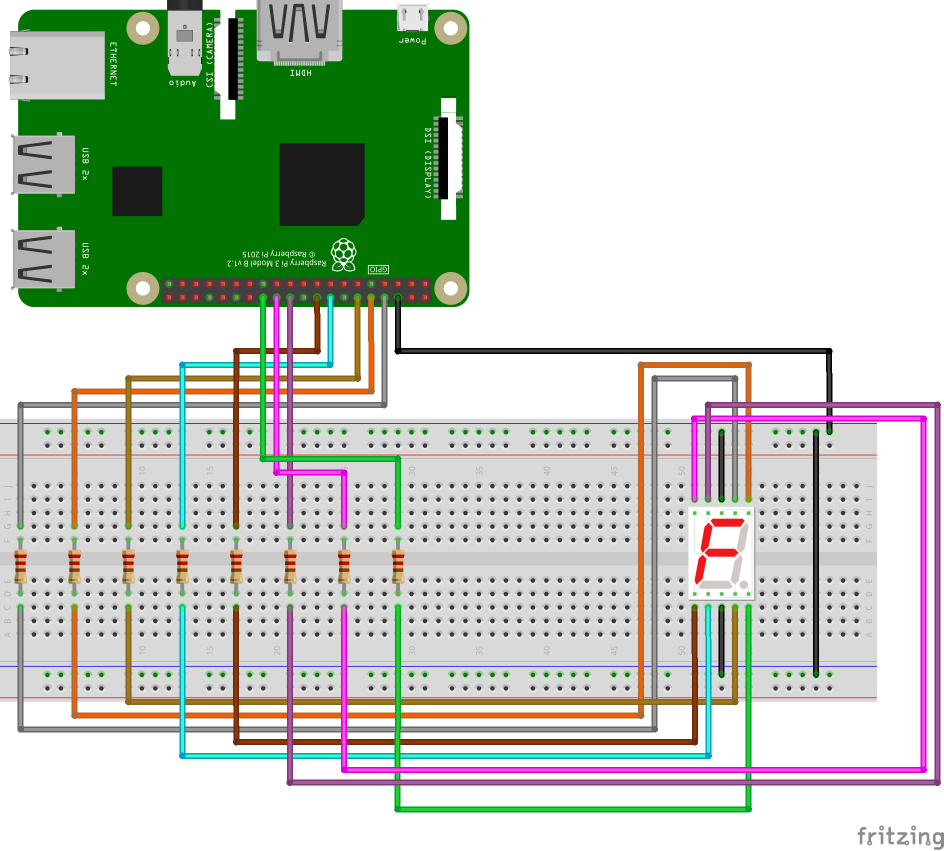
#> input picture 7SegmentosSimple/Untitled Sketch_bb.png, 1887 x 1701 px, given in place of the camera (shown at 1/2 size)
$ python color-detection.py
#> lines starting #> are read from the running program, lines starting #| are printed output that depends on the picture; after the words box and inside, x2 and y2 are one past the last pixel; in counts of white or black regions, pixels touching at a corner belong together
import cv2
import numpy as np

# capturing video through webcam

cap = cv2.VideoCapture(0)

cap.set(3, 1000)
cap.set (4, 3000) # Establezca la resolución de la cámara, 3 es alta, 4 es ancha

start_point = (200, 100)
end_point = (800, 300)
color = (93, 109, 126)
thickness = 2


while(1):
    _, img = cap.read()
#> img is the input picture: shape (1701, 1887, 3); mean B, G, R 191, 204, 194.7
    rec = cv2.rectangle(img, start_point, end_point, color, thickness)

    # converting frame(img == BGR) to HSV(hue-saturation-value)

    hsv = cv2.cvtColor(img, cv2.COLOR_BGR2HSV)
#> hsv: shape (1701, 1887, 3); mean H, S, V 13.3, 45.3, 211.3

    # red color

    red_lower = np.array([136,87,111],np.uint8)
    red_upper = np.array([180,255,255],np.uint8)

    # blue color

    blue_lower = np.array([99,115,150],np.uint8)
    blue_upper = np.array([110,255,255],np.uint8)

    # yellow color

    yellow_lower = np.array([22,60,200],np.uint8)
    yellow_upper = np.array([60,255,255],np.uint8)

    # white color

    white_lower = np.array([0,0,200],np.uint8)
    white_upper = np.array([180,20,255],np.uint8)

    # black color

    black_lower = np.array([0,0,0],np.uint8)
    black_upper = np.array([180,255,30],np.uint8)

    # all color together

    red = cv2.inRange(hsv, red_lower, red_upper)
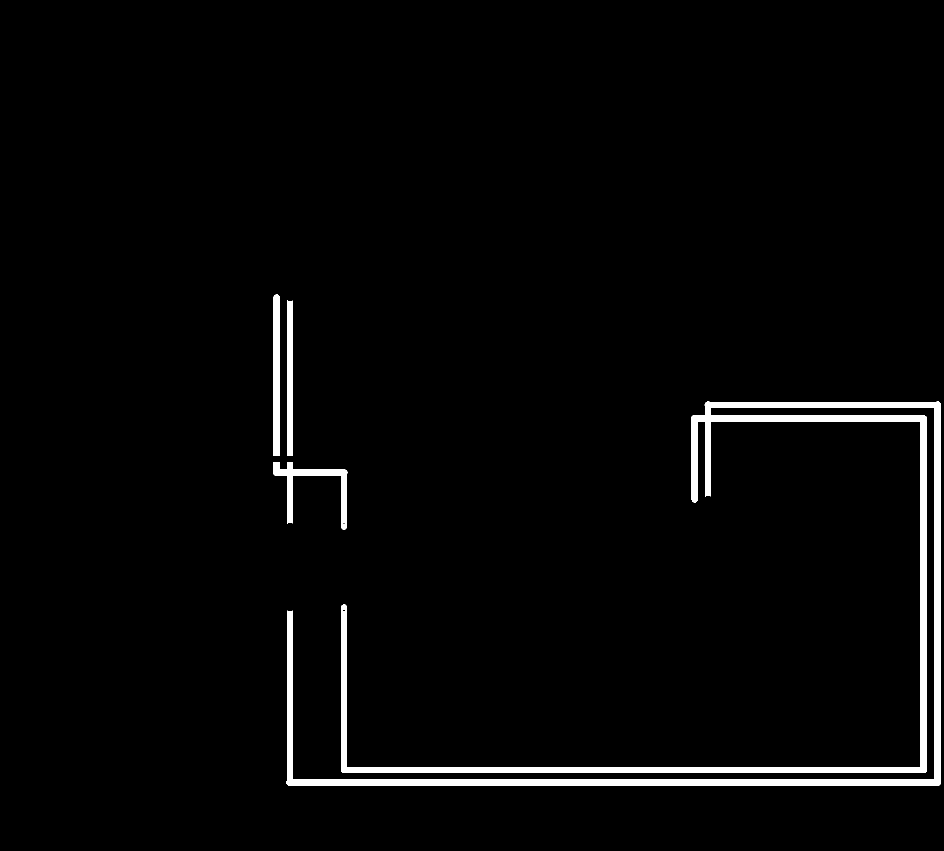
#> red: shape (1701, 1887) (shown at 1/2 size); 2.6% white; 4 white regions, box (x1, y1, x2, y2) and area: (573, 803, 1882, 1572) 70066, (546, 924, 695, 1059) 4543, (547, 589, 559, 912) 3856, (574, 600, 586, 912) 3719
    blue = cv2.inRange(hsv, blue_lower, blue_upper)
#> blue: shape (1701, 1887); every value is 0
    yellow = cv2.inRange(hsv, yellow_lower, yellow_upper)
#> yellow: shape (1701, 1887); 0.33% white in thin lines or dots, all inside (x1, y1, x2, y2) = (33, 856, 1667, 1358)
    white = cv2.inRange(hsv, white_lower, white_upper)
#> white: shape (1701, 1887); 70.5% white; 714 black regions (4 under 20 px), largest, box (x1, y1, x2, y2) and area: (0, 0, 1882, 1625) 814107, (244, 1071, 270, 1196) 2271, (28, 1071, 54, 1196) 2268
    black = cv2.inRange(hsv, black_lower, black_upper)
#> black: shape (1701, 1887); 1.7% white; 30 white regions (11 under 20 px), largest, box (x1, y1, x2, y2) and area: (560, 302, 729, 451) 25070, (225, 334, 324, 432) 9702, (789, 601, 1665, 804) 6545

    # Morphological Transform, Dilation

    kernal = np.ones((5, 5), "uint8")

    red = cv2.dilate(red, kernal)
#> red: shape (1701, 1887); 3.4% white; 4 white regions, box (x1, y1, x2, y2) and area: (571, 801, 1884, 1574) 93583, (544, 922, 697, 1061) 6164, (545, 587, 561, 914) 5219, (572, 598, 588, 914) 5039
    res_red = cv2.bitwise_and(img, img, mask = red)

    blue = cv2.dilate(blue, kernal)
    res_blue = cv2.bitwise_and(img, img, mask = blue)
#> res_blue: shape (1701, 1887, 3); every value is 0

    yellow = cv2.dilate(yellow, kernal)
#> yellow: shape (1701, 1887); 1.3% white; 301 white regions, largest, box (x1, y1, x2, y2) and area: (112, 854, 132, 873) 290, (166, 854, 186, 873) 290, (732, 854, 752, 873) 290
    res_yellow = cv2.bitwise_and(img, img, mask = yellow)

    white = cv2.dilate(white, kernal)
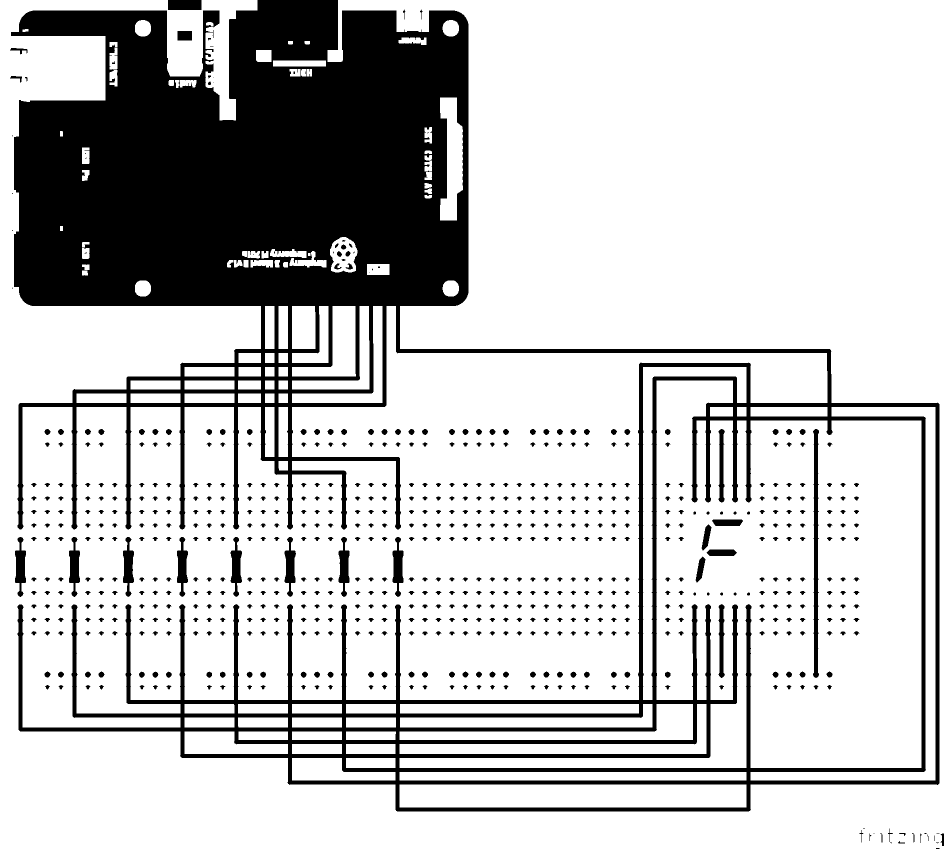
#> white: shape (1701, 1887) (shown at 1/2 size); 77.6% white; 696 black regions (29 under 20 px), largest, box (x1, y1, x2, y2) and area: (22, 0, 1879, 1623) 659687, (1626, 858, 1638, 1356) 4072, (30, 1074, 52, 1194) 1592
    res_white = cv2.bitwise_and(img, img, mask = white)
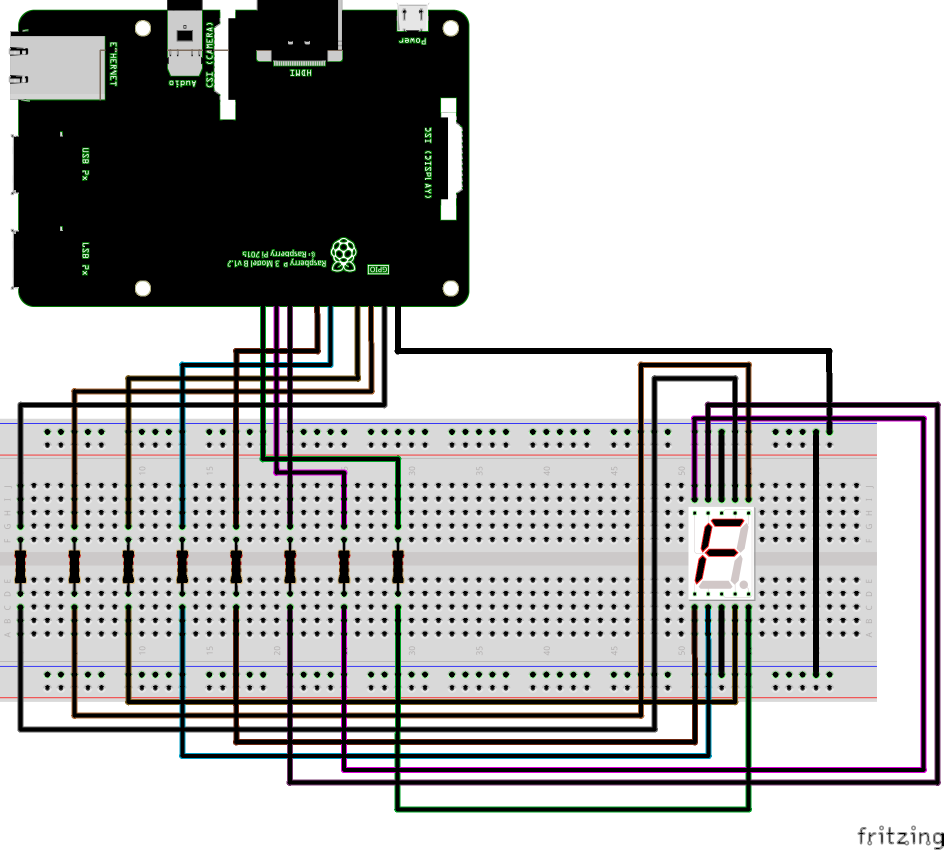
#> res_white: shape (1701, 1887, 3) (shown at 1/2 size); mean B, G, R 179, 179.2, 179.6

    black = cv2.dilate(black, kernal)
#> black: shape (1701, 1887); 2.3% white; 26 white regions
    res_black = cv2.bitwise_and(img, img, mask = black)
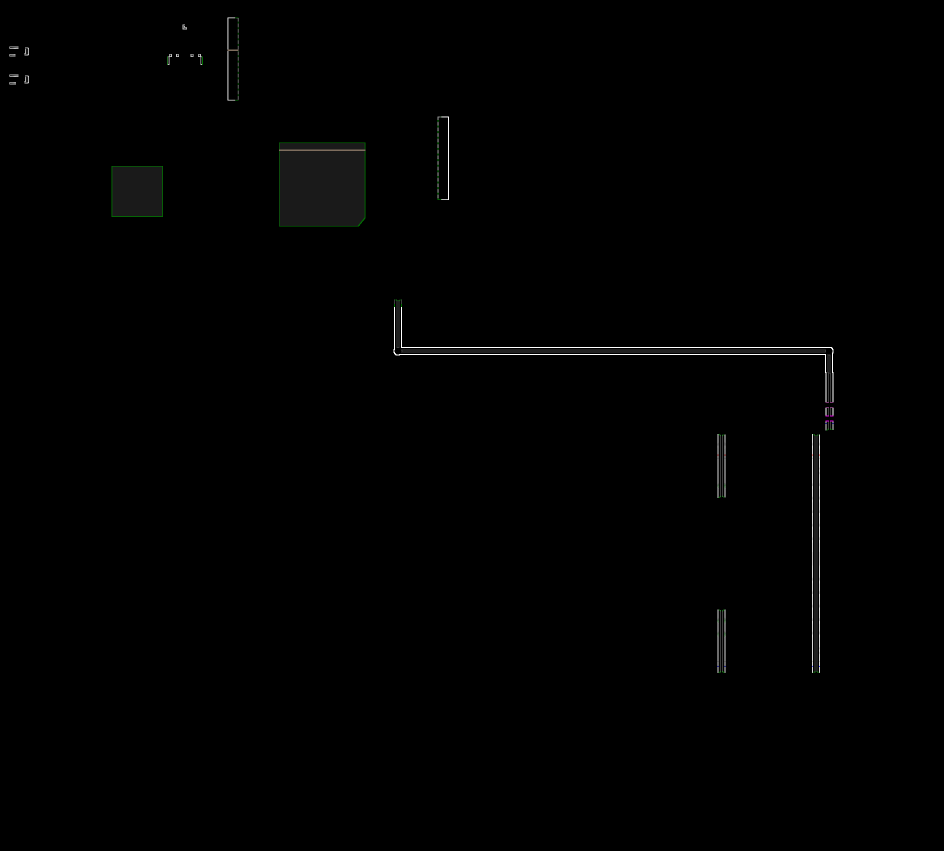
#> res_black: shape (1701, 1887, 3) (shown at 1/2 size); mean B, G, R 1.1, 1.2, 1.1


    # Tracking red
    contours, hierarchy = cv2.findContours(red, cv2.RETR_TREE, cv2.CHAIN_APPROX_SIMPLE)
#> contours = 4 contours; box (x1, y1, x2, y2) and area: (571, 801, 1884, 1574) 87740, (544, 922, 697, 1061) 5772, (545, 587, 561, 914) 4880, (572, 598, 588, 914) 4708
    for pic, contour in enumerate(contours):
        area = cv2.contourArea(contour)
        if(area > 300):
            x, y, w, h = cv2.boundingRect(contour)
            if (x >= 200 and y >= 100 and (x+w) <= 800 and (y+h) <= 300):
                img = cv2.rectangle(img, (x, y), (x + w, y + h), (0, 0, 255), 2)
                cv2.putText(img, "ROJO: ", (x, y), cv2.FONT_HERSHEY_SIMPLEX, 0.7, (0, 0, 255))
#> this loop made 4 passes
#> (area, x, y, w, h) on passes 1 to 4: (5771.5, 544, 922, 153, 139), (87740, 571, 801, 1313, 773), (4708.5, 572, 598, 16, 316), (4879.5, 545, 587, 16, 327)

    # Tracking blue
    contours, hierarchy = cv2.findContours(blue, cv2.RETR_TREE, cv2.CHAIN_APPROX_SIMPLE)
#> contours = []
    for pic, contour in enumerate(contours):
        area = cv2.contourArea(contour)
        if(area > 300):
            x, y, w, h = cv2.boundingRect(contour)
            if (x >= 200 and y >= 100 and (x+w) <= 800 and (y+h) <= 300):
                img = cv2.rectangle(img, (x, y), (x + w, y + h), (255, 0, 0), 2)
                cv2.putText(img, "AZUL: ", (x, y), cv2.FONT_HERSHEY_SIMPLEX, 0.7, (255, 0, 0))
#> this loop made 0 passes


    # Tracking yellow
    contours, hierarchy = cv2.findContours(yellow, cv2.RETR_TREE, cv2.CHAIN_APPROX_SIMPLE)
#> contours = 371 contours, 8 with area under 20; largest, box (x1, y1, x2, y2) and area: (301, 854, 321, 873) 277, (678, 854, 698, 873) 276, (1164, 854, 1184, 873) 276, (1137, 854, 1157, 873) 276, (624, 854, 644, 873) 276
    for pic, contour in enumerate(contours):
        area = cv2.contourArea(contour)
        if(area > 300):
            x, y, w, h = cv2.boundingRect(contour)
            if (x >= 200 and y >= 100 and (x+w) <= 800 and (y+h) <= 300):
                 img = cv2.rectangle(img, (x, y), (x + w, y + h), (0, 255, 0), 2)
                 cv2.putText(img, "AMARILLO: ", (x, y), cv2.FONT_HERSHEY_SIMPLEX, 1.0, (0, 255, 0))
#> this loop made 371 passes
#> area on passes 1, 2, 5: 33.5, 33.5, 32.5

    # Tracking white
    contours, hierarchy = cv2.findContours(white, cv2.RETR_TREE, cv2.CHAIN_APPROX_SIMPLE)
#> contours = 800 contours, 24 with area under 20; largest, box (x1, y1, x2, y2) and area: (0, 0, 1887, 1701) 1915402, (799, 761, 1843, 1536) 358960, (799, 1569, 1493, 1615) 31185, (1501, 814, 1871, 1561) 23167, (1286, 734, 1493, 1400) 16228
    for pic, contour in enumerate(contours):
        area = cv2.contourArea(contour)
        if(area > 300):
            x, y, w, h = cv2.boundingRect(contour)
            if (x >= 200 and y >= 100 and (x+w) <= 800 and (y+h) <= 300):
                img = cv2.rectangle(img, (x, y), (x + w, y + h), (255, 255, 255), 2)
                cv2.putText(img, "BLANCO: ", (x, y), cv2.FONT_HERSHEY_SIMPLEX, 1.0, (255, 255, 255))
#> this loop made 800 passes
#> (contour, area, x, y, w, h) on passes 1, 2, 3, 5, 6, 8, 9, 11: ([[799, 1569], [799, 1614], [1492, 1614], [1492, 1569]], 31185, 799, 1569, 694, 46), ([[799, 1544], [799, 1560], [1492, 1560], [1492, 1544]], 11088, 799, 1544, 694, 17), ([[692, 1516], [692, 1535], [790, 1535], [790, 1516]], 1862, 692, 1516, 99, 20), ([[692, 1488], [692, 1507], [790, 1507], [790, 1488]], 1862, 692, 1488, 99, 20), ([[584, 1488], [584, 1507], [683, 1507], [683, 1488]], 1881, 584, 1488, 100, 20), ([[584, 1463], [584, 1479], [683, 1479], [683, 1463]], 1584, 584, 1463, 100, 17), ([[477, 1463], [477, 1479], [575, 1479], [575, 1463]], 1568, 477, 1463, 99, 17), ([[692, 1435], [692, 1454], [791, 1454], [791, 1435]], 1881, 692, 1435, 100, 20)
#> (area, x, y, w, h) on passes 4, 7, 10, 13, 15, 16: (6076, 584, 1516, 207, 45), (1572.5, 692, 1463, 100, 17), (6389, 369, 1463, 207, 45), (1879.5, 476, 1435, 100, 20), (13091.5, 799, 1408, 614, 100), (13340.5, 799, 1408, 587, 72)
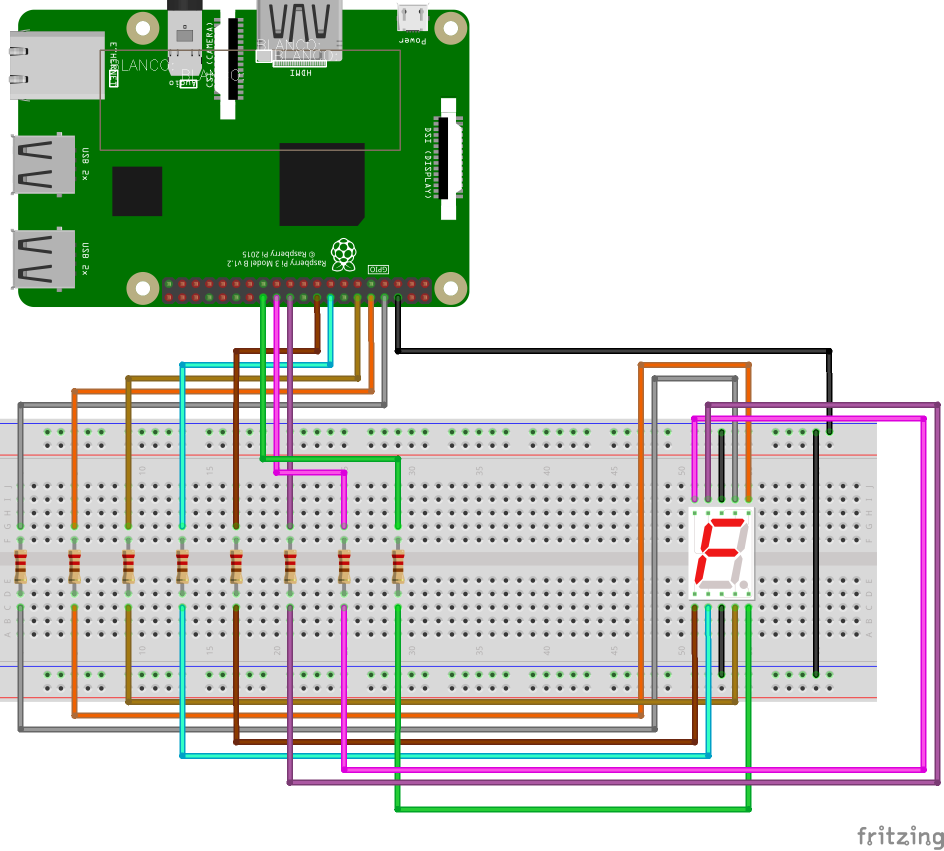
#> img: shape (1701, 1887, 3) (shown at 1/2 size); mean B, G, R 191.2, 204.1, 195

    # Tracking black
    contours, hierarchy = cv2.findContours(black, cv2.RETR_TREE, cv2.CHAIN_APPROX_SIMPLE)
#> contours = 27 contours; largest, box (x1, y1, x2, y2) and area: (558, 285, 731, 453) 28620, (787, 599, 1667, 806) 15479, (223, 332, 326, 434) 10302, (875, 233, 898, 400) 3652, (455, 35, 477, 201) 3465
    for pic, contour in enumerate(contours):
        area = cv2.contourArea(contour)
        if(area > 300):
            x, y, w, h = cv2.boundingRect(contour)
            if (x >= 200 and y >= 100 and (x+w) <= 800 and (y+h) <= 300):
                img = cv2.rectangle(img, (x, y), (x + w, y + h), (0, 0, 0), 2)
                cv2.putText(img, "NEGRO: ", (x, y), cv2.FONT_HERSHEY_SIMPLEX, 0.7, (0, 0, 0))
#> this loop made 27 passes
#> (contour, area, x, y, w, h) on passes 13, 15, 27: ([[223, 332], [223, 433], [325, 433], [325, 332]], 10302, 223, 332, 103, 102), ([[875, 233], [875, 399], [897, 399], [897, 233]], 3652, 875, 233, 23, 167), ([[455, 35], [455, 200], [476, 200], [476, 35]], 3465, 455, 35, 22, 166)
#> (area, x, y, w, h) on passes 1 to 6: (752, 1444, 1219, 7, 127), (753, 1435, 1219, 7, 127), (2853.5, 1633, 869, 7, 477), (748, 1444, 869, 7, 126), (2858.5, 1624, 868, 7, 478), (758, 1435, 868, 7, 128)

    cv2.imshow("Color Tracking", img)
    if cv2.waitKey(10) & 0xFF == ord('q'):
#> (key q is pressed here)
        cap.release()
        cv2.destroyAllWindows()
        break
